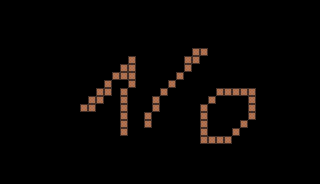

This is a level from a 2D game, rendered from its Tiled map with the project's own tilesets. A one-line summary and the complete map file follow:
An orthogonal 40x23 tile map with 8x8 px tiles, 1 tile layer (prototype).

<map version="1.10" tiledversion="2024.05.24" orientation="orthogonal" renderorder="right-down" width="40" height="23" tilewidth="8" tileheight="8" infinite="0" nextlayerid="2" nextobjectid="1">
 <tileset firstgid="1" source="../../../graphics/tilesets/wood/wood.tsx" />
 <layer id="1" name="prototype" width="40" height="23">
  <data encoding="csv">
0,0,0,0,0,0,0,0,0,0,0,0,0,0,0,0,0,0,0,0,0,0,0,0,0,0,0,0,0,0,0,0,0,0,0,0,0,0,0,0,
0,0,0,0,0,0,0,0,0,0,0,0,0,0,0,0,0,0,0,0,0,0,0,0,0,0,0,0,0,0,0,0,0,0,0,0,0,0,0,0,
0,0,0,0,0,0,0,0,0,0,0,0,0,0,0,0,0,0,0,0,0,0,0,0,0,0,0,0,0,0,0,0,0,0,0,0,0,0,0,0,
0,0,0,0,0,0,0,0,0,0,0,0,0,0,0,0,0,0,0,0,0,0,0,0,0,0,0,0,0,0,0,0,0,0,0,0,0,0,0,0,
0,0,0,0,0,0,0,0,0,0,0,0,0,0,0,0,0,0,0,0,0,0,0,0,0,0,0,0,0,0,0,0,0,0,0,0,0,0,0,0,
0,0,0,0,0,0,0,0,0,0,0,0,0,0,0,0,0,0,0,0,0,0,0,0,0,0,0,0,0,0,0,0,0,0,0,0,0,0,0,0,
0,0,0,0,0,0,0,0,0,0,0,0,0,0,0,0,0,0,0,0,0,0,0,0,73,73,0,0,0,0,0,0,0,0,0,0,0,0,0,0,
0,0,0,0,0,0,0,0,0,0,0,0,0,0,0,0,73,0,0,0,0,0,0,73,73,0,0,0,0,0,0,0,0,0,0,0,0,0,0,0,
0,0,0,0,0,0,0,0,0,0,0,0,0,0,0,73,73,0,0,0,0,0,0,73,0,0,0,0,0,0,0,0,0,0,0,0,0,0,0,0,
0,0,0,0,0,0,0,0,0,0,0,0,0,0,73,73,73,0,0,0,0,0,73,0,0,0,0,0,0,0,0,0,0,0,0,0,0,0,0,0,
0,0,0,0,0,0,0,0,0,0,0,0,0,73,0,0,73,0,0,0,0,73,0,0,0,0,0,0,0,0,0,0,0,0,0,0,0,0,0,0,
0,0,0,0,0,0,0,0,0,0,0,0,73,73,0,73,0,0,0,0,73,0,0,0,0,0,0,73,73,73,73,73,0,0,0,0,0,0,0,0,
0,0,0,0,0,0,0,0,0,0,0,73,73,0,0,73,0,0,0,73,0,0,0,0,0,0,73,0,0,0,0,73,0,0,0,0,0,0,0,0,
0,0,0,0,0,0,0,0,0,0,73,73,0,0,0,73,0,0,0,73,0,0,0,0,0,73,0,0,0,0,0,73,0,0,0,0,0,0,0,0,
0,0,0,0,0,0,0,0,0,0,0,0,0,0,0,73,0,0,73,0,0,0,0,0,0,73,0,0,0,0,0,73,0,0,0,0,0,0,0,0,
0,0,0,0,0,0,0,0,0,0,0,0,0,0,0,73,0,0,73,0,0,0,0,0,0,73,0,0,0,0,73,0,0,0,0,0,0,0,0,0,
0,0,0,0,0,0,0,0,0,0,0,0,0,0,0,73,0,0,0,0,0,0,0,0,0,73,0,0,0,73,0,0,0,0,0,0,0,0,0,0,
0,0,0,0,0,0,0,0,0,0,0,0,0,0,0,0,0,0,0,0,0,0,0,0,0,73,73,73,73,0,0,0,0,0,0,0,0,0,0,0,
0,0,0,0,0,0,0,0,0,0,0,0,0,0,0,0,0,0,0,0,0,0,0,0,0,0,0,0,0,0,0,0,0,0,0,0,0,0,0,0,
0,0,0,0,0,0,0,0,0,0,0,0,0,0,0,0,0,0,0,0,0,0,0,0,0,0,0,0,0,0,0,0,0,0,0,0,0,0,0,0,
0,0,0,0,0,0,0,0,0,0,0,0,0,0,0,0,0,0,0,0,0,0,0,0,0,0,0,0,0,0,0,0,0,0,0,0,0,0,0,0,
0,0,0,0,0,0,0,0,0,0,0,0,0,0,0,0,0,0,0,0,0,0,0,0,0,0,0,0,0,0,0,0,0,0,0,0,0,0,0,0,
0,0,0,0,0,0,0,0,0,0,0,0,0,0,0,0,0,0,0,0,0,0,0,0,0,0,0,0,0,0,0,0,0,0,0,0,0,0,0,0
</data>
 </layer>
</map>
